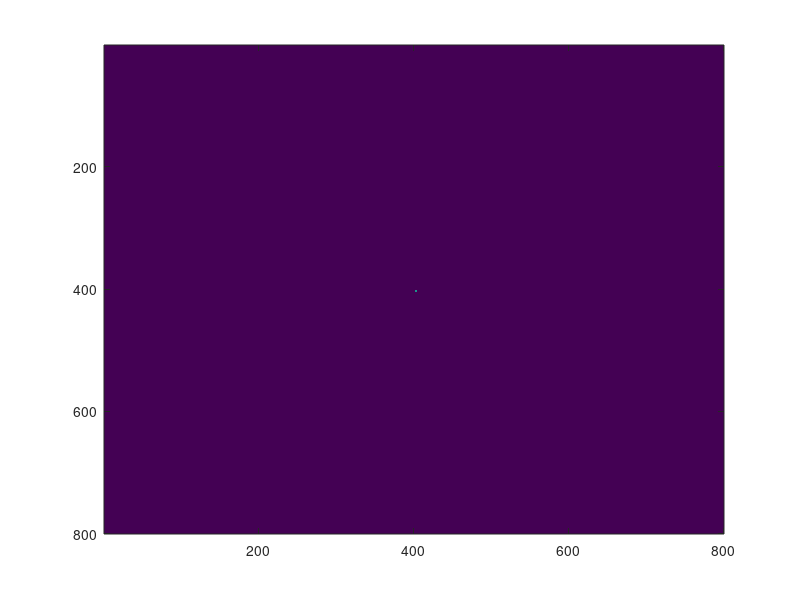

Recreate this plot in MATLAB. (Note: this script raises an error after producing the figure.)

% by Matias I. Bofarull Oddo - June 29th 2021

close all; clear; clc;

%%%%%%%%%%%%%%%%%%%%%%%%%%%%%%%%%%%%%%%%%%%%%%%%%%%%%%%%%%%%%%%%%%%%%%%%%%%%%%

iterations=300;
sides=800;

%%%%%%%%%%%%%%%%%%%%%%%%%%%%%%%%%%%%%%%%%%%%%%%%%%%%%%%%%%%%%%%%%%%%%%%%%%%%%%

%{
    A=zeros(5,5);
    
    A(2:3,2)=1;
    A(3:4,3)=1;
    A(2:3,4)=1;

    figure('Position',[120,60,1420,780],'Color','k'); hold on;
    imagesc(A); shading flat; colormap(gray);
    axis equal; axis off;
%}

%%%%%%%%%%%%%%%%%%%%%%%%%%%%%%%%%%%%%%%%%%%%%%%%%%%%%%%%%%%%%%%%%%%%%%%%%%%%%%

Main=zeros(sides,sides);

    Main(2+(sides/2):3+(sides/2),2+(sides/2))=1;
    Main(3+(sides/2):4+(sides/2),3+(sides/2))=1;
    Main(2+(sides/2):3+(sides/2),4+(sides/2))=1;

WhiteBear=Main;

%%%%%%%%%%%%%%%%%%%%%%%%%%%%%%%%%%%%%%%%%%%%%%%%%%%%%%%%%%%%%%%%%%%%%%%%%%%%%%

figure('Position',[120,60,sides,sides]); hold off;

for i=1:iterations
    
    neighbours=conv2(Main,[1 1 1; 1 0 1; 1 1 1], 'same');
    Main=double((Main & neighbours==2) | neighbours==3);
    
    disp(i);
    
    if i==1
        sum=Main;
    else
        sum=rescale(sum);
        sum=sum+Main;
    end
    
    logsum=log(sum);
    
    [height,width]=size(logsum);
    [x,y]=meshgrid(1:width,1:height);
    cloud=[x(:),y(:),logsum(:)];
    
    cloud(cloud==-Inf)=NaN;
    cloud(any(isnan(cloud),2),:)=[];
    
    %     scatter(cloud(:,1),cloud(:,2),30,cloud(:,3),'filled');
    %     colormap(viridis); hold on
    
    imagesc(logsum); shading flat; colormap(inferno);
    axis equal; axis off; hold on;
    
    [Y,X]=find(WhiteBear);
    scatter(X,Y,40,'c','filled');
    
    xlim([nanmin(cloud(:,1))-1,nanmax(cloud(:,1))+1]);
    ylim([nanmin(cloud(:,2))-1,nanmax(cloud(:,2))+1]);
    
    set(gcf,'Color','k'); drawnow; clf;
    
end

%%%%%%%%%%%%%%%%%%%%%%%%%%%%%%%%%%%%%%%%%%%%%%%%%%%%%%%%%%%%%%%%%%%%%%%%%%%%%%















